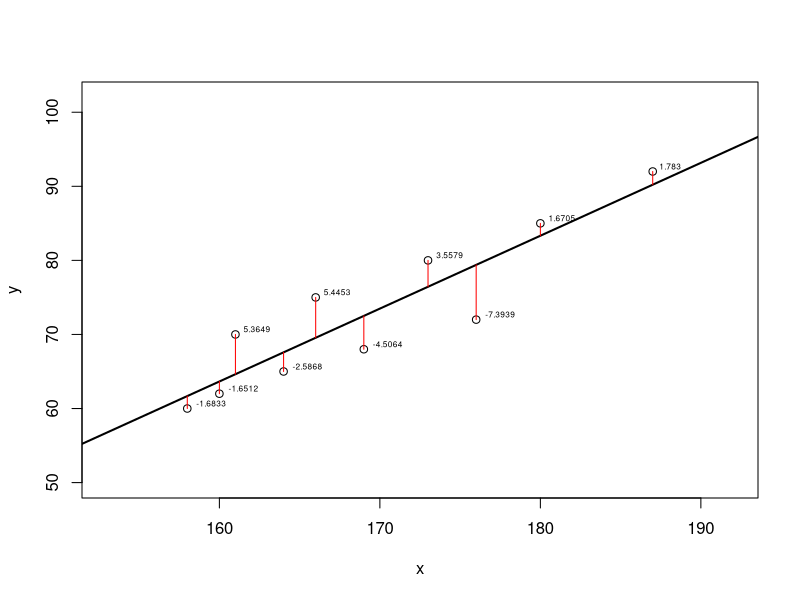

Write the R code that produced this figure.
x <- c(173, 169, 176, 166, 161, 164, 160, 158, 180, 187)
y <- c(80, 68, 72, 75, 70, 65, 62, 60, 85, 92) # plot scatterplot and the regression line
mod1 <- lm(y ~ x)
plot(x, y, xlim=c(min(x)-5, max(x)+5), ylim=c(min(y)-10, max(y)+10))
abline(mod1, lwd=2)


# calculate residuals and predicted values
res <- signif(residuals(mod1), 5)
pre <- predict(mod1) # plot distances between points and the regression line
segments(x, y, x, pre, col="red")

# add labels (res values) to points
library(calibrate)
textxy(x, y, res, cx=0.7)
